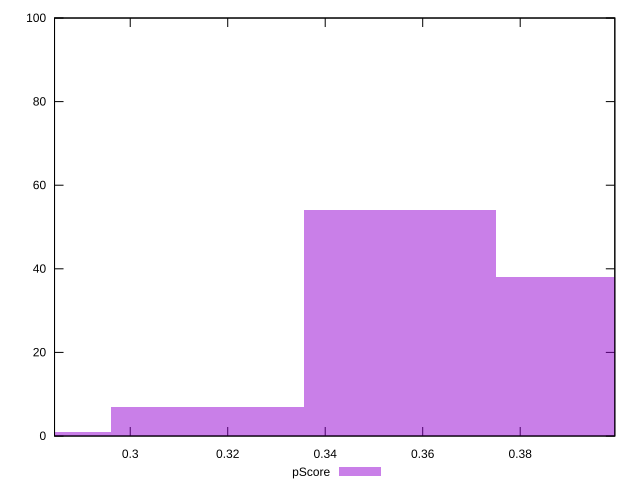

This figure's gnuplot source:
reset

$pScore <<EOF
0.31584543780704144 7
0.35532611753292165 54
0.3948067972588018 38
0.27636475808116123 1
EOF

set key outside below
set boxwidth 0.03948067972588018
set xrange [0.28447058823529414:0.39941176470588236]
set yrange [0:100]
set trange [0:100]
set style fill transparent solid 0.5 noborder
set terminal svg size 640, 490 enhanced background rgb 'white'
set output "report_00015_2021-02-09T16-11-33.973Z/uses-rel-preload/samples/pages+cached+noadtech/pScore/histogram.svg"

plot $pScore title "pScore" with boxes

reset
